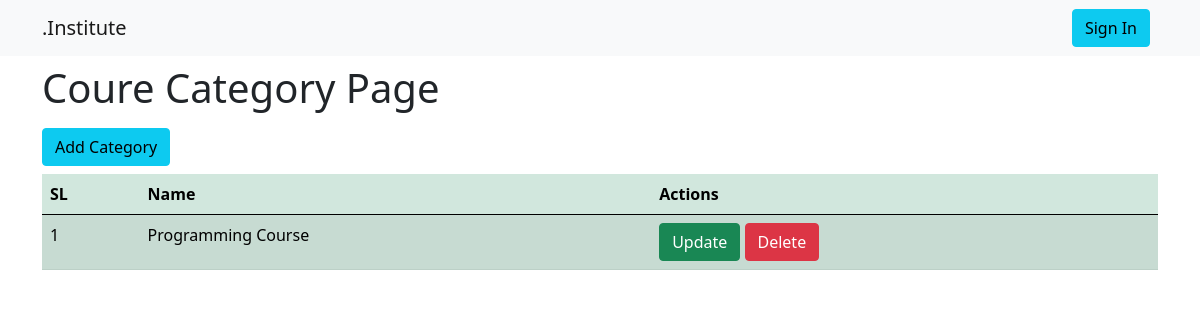
Page /course_category/ on the earlier database version.
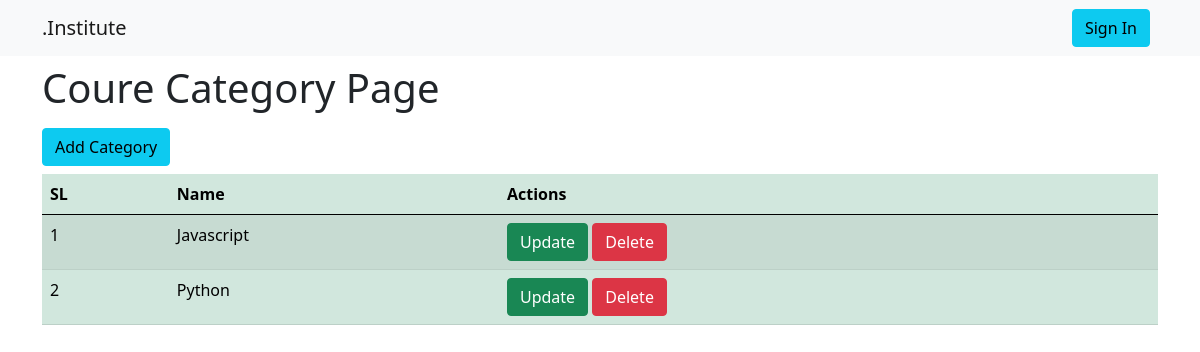
Same page on the later database version.
### Course/models.py (models this page shows, shortened)
class CourseCategoryModel(models.Model):
    name = models.CharField(max_length=100,null=True)

### Course/views.py (the view)
# urls.py: path('course_category/',course_category,name='course_category'),
def course_category(request):
    datas = CourseCategoryModel.objects.all()
    context = {
        'datas' : datas
    }
    return render(request,'course/courseCategory.html',context)

### templates/course/courseCategory.html (shortened to what this page needs)
{% extends 'master/base.html' %}
{% block content %}
  <h1>Coure Category Page</h1>
  <a href="{% url 'add_course_category' %}" class="btn btn-info my-2">Add Category</a>
  <table class="table table-success table-striped">
    <thead>
      <tr>
        <th>SL</th>
        <th>Name</th>
        <th>Actions</th>
      </tr>
    </thead>
    <tbody>
      {% for data in datas %}
        <tr>
          <td>{{ forloop.counter }}</td>
          <td>{{ data.name }}</td>
          <td>
            <a href="{% url 'update_course_category' data.id %}" class="btn btn-success">Update</a>
            <a href="{% url 'delete_course_category' data.id %}" class="btn btn-danger">Delete</a>
          </td>
        </tr>
      {% endfor %}
    </tbody>
  </table>
{% endblock %}

### templates/master/base.html (shortened to what this page needs)
<!doctype html>
<html lang="en">
  <head>
    <link href="https://cdn.jsdelivr.net/npm/bootstrap@5.0.2/dist/css/bootstrap.min.css" rel="stylesheet">
  </head>
  <body>
    {% include "master/nav.html" %}
    <div class="container">
        {% block content %}
        {% endblock content %}
    </div>
  </body>
</html>

### templates/master/nav.html (shortened to what this page needs)
<nav class="navbar navbar-expand-lg navbar-light bg-light mb-2">
  <div class="container">
    <a class="navbar-brand" href="#">.Institute</a>
    <div class="collapse navbar-collapse" id="navbarSupportedContent">
      <div class="d-flex">
        {% if request.user.is_authenticated %}
          <a href="{% url 'signOutPage' %}" class="btn btn-danger me-2">Sign Out</a>
        {% else %}
          <a href="{% url 'signInPage' %}" class="btn btn-info me-2">Sign In</a>
        {% endif %}
      </div>
    </div>
  </div>
</nav>

Differences in the rows shown:
removed CourseCategoryModel: name "Programming Course"
added CourseCategoryModel: name "Javascript"
added CourseCategoryModel: name "Python"
